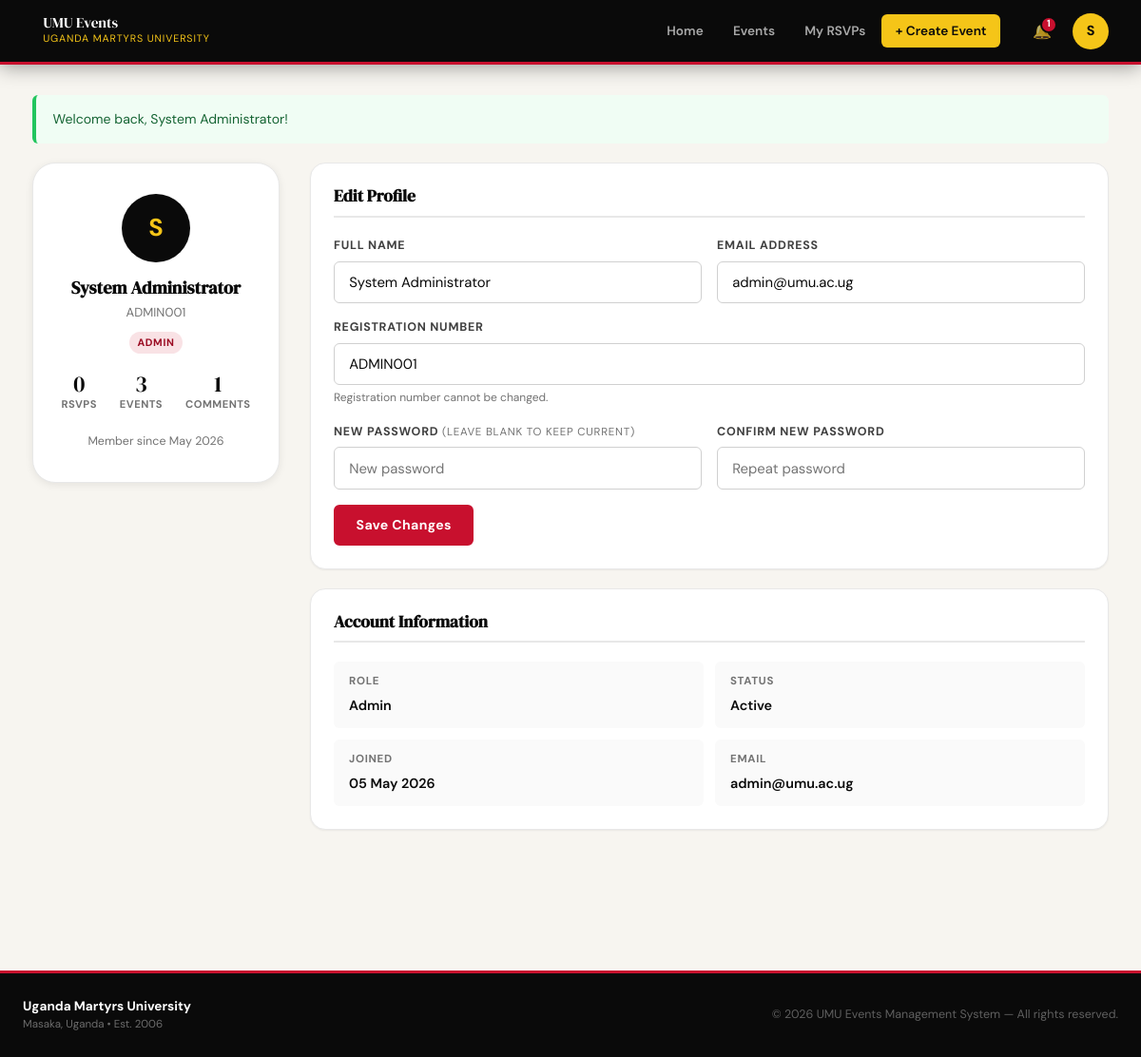
The app's page /profile.php (signed in) with its own data.
### tables this page shows
CREATE TABLE IF NOT EXISTS `users` (
  `id` int NOT NULL AUTO_INCREMENT,
  `reg_number` varchar(30) NOT NULL,
  `full_name` varchar(120) NOT NULL,
  `email` varchar(120) NOT NULL,
  `password` varchar(255) NOT NULL,
  `role` enum('student','verified','admin') NOT NULL DEFAULT 'student',
  `profile_photo` varchar(255) DEFAULT NULL,
  `is_active` tinyint(1) NOT NULL DEFAULT '1',
  `created_at` timestamp NULL DEFAULT CURRENT_TIMESTAMP,
  PRIMARY KEY (`id`),
  UNIQUE KEY `reg_number` (`reg_number`),
  UNIQUE KEY `email` (`email`)
);

### profile.php (the view, shortened to what this page needs)
<?php
require_once 'includes/auth.php';
$db     = getDB();
$userId = currentUserId();
$stmt = $db->prepare("SELECT * FROM users WHERE id=?");
$stmt->bind_param('i', $userId);
$stmt->execute();
$user = $stmt->get_result()->fetch_assoc();
$totalRsvps   = $db->query("SELECT COUNT(*) FROM rsvps WHERE user_id=$userId")->fetch_row()[0];
$totalEvents  = $db->query("SELECT COUNT(*) FROM events WHERE creator_id=$userId")->fetch_row()[0];
$totalComments = $db->query("SELECT COUNT(*) FROM comments WHERE user_id=$userId")->fetch_row()[0];
include 'includes/header.php';
?>
<div class="page-wrap">
<div class="profile-layout">
    <aside class="profile-card">
        <div class="profile-avatar-lg"><?= strtoupper(substr($user['full_name'],0,1)) ?></div>
        <h2 class="profile-name"><?= clean($user['full_name']) ?></h2>
        <p class="profile-reg"><?= clean($user['reg_number']) ?></p>
        <span class="role-badge role-<?= $user['role'] ?>"><?= ucfirst($user['role']) ?></span>
        <div class="profile-stats">
            <div class="profile-stat"><span class="ps-num"><?= $totalRsvps ?></span><span class="ps-lbl">RSVPs</span></div>
            <div class="profile-stat"><span class="ps-num"><?= $totalEvents ?></span><span class="ps-lbl">Events</span></div>
            <div class="profile-stat"><span class="ps-num"><?= $totalComments ?></span><span class="ps-lbl">Comments</span></div>
        </div>
        <p class="profile-since">Member since <?= date('M Y', strtotime($user['created_at'])) ?></p>
    </aside>
    <div class="profile-form-panel">
        <div class="form-section">
            <h3 class="form-section-title">Edit Profile</h3>
            <form method="POST">
                <div class="fg-row">
                    <div class="fg">
                        <label>Full Name</label>
                        <input type="text" name="full_name" value="<?= clean($user['full_name']) ?>" required>
                    </div>
                    <div class="fg">
                        <label>Email Address</label>
                        <input type="email" name="email" value="<?= clean($user['email']) ?>" required>
                    </div>
                </div>
                <div class="fg">
                    <label>Registration Number</label>
                    <input type="text" value="<?= clean($user['reg_number']) ?>" disabled>
                    <span class="input-hint">Registration number cannot be changed.</span>
                </div>
                <div class="fg-row">
                    <div class="fg">
                        <label>New Password <span class="optional">(leave blank to keep current)</span></label>
                        <input type="password" name="new_password" placeholder="New password">
                    </div>
                    <div class="fg">
                        <label>Confirm New Password</label>
                        <input type="password" name="confirm_password" placeholder="Repeat password">
                    </div>
                </div>
                <button type="submit" name="update_profile" class="btn btn-primary">Save Changes</button>
            </form>
        </div>
        <div class="form-section">
            <h3 class="form-section-title">Account Information</h3>
            <div class="info-grid">
                <div class="info-item"><span class="info-lbl">Role</span><span class="info-val"><?= ucfirst($user['role']) ?></span></div>
                <div class="info-item"><span class="info-lbl">Status</span><span class="info-val"><?= $user['is_active']?'Active':'Inactive' ?></span></div>
                <div class="info-item"><span class="info-lbl">Joined</span><span class="info-val"><?= date('d F Y', strtotime($user['created_at'])) ?></span></div>
                <div class="info-item"><span class="info-lbl">Email</span><span class="info-val"><?= clean($user['email']) ?></span></div>
            </div>
        </div>
    </div>
</div>
</div>
<?php include 'includes/footer.php'; ?>

### records on screen
users: full_name "S", full_name "System Administrator", reg_number "ADMIN001", role "ADMIN", created_at "May 2026", email "admin@umu.ac.ug", role "Admin", created_at "05 May 2026"

### other values on screen
$unread "1"
substr(currentUserName(), 0, 1) "S"
$f['message'] "Welcome back, System Administrator!"
$totalRsvps "0"
$totalEvents "3"
$totalComments "1"
